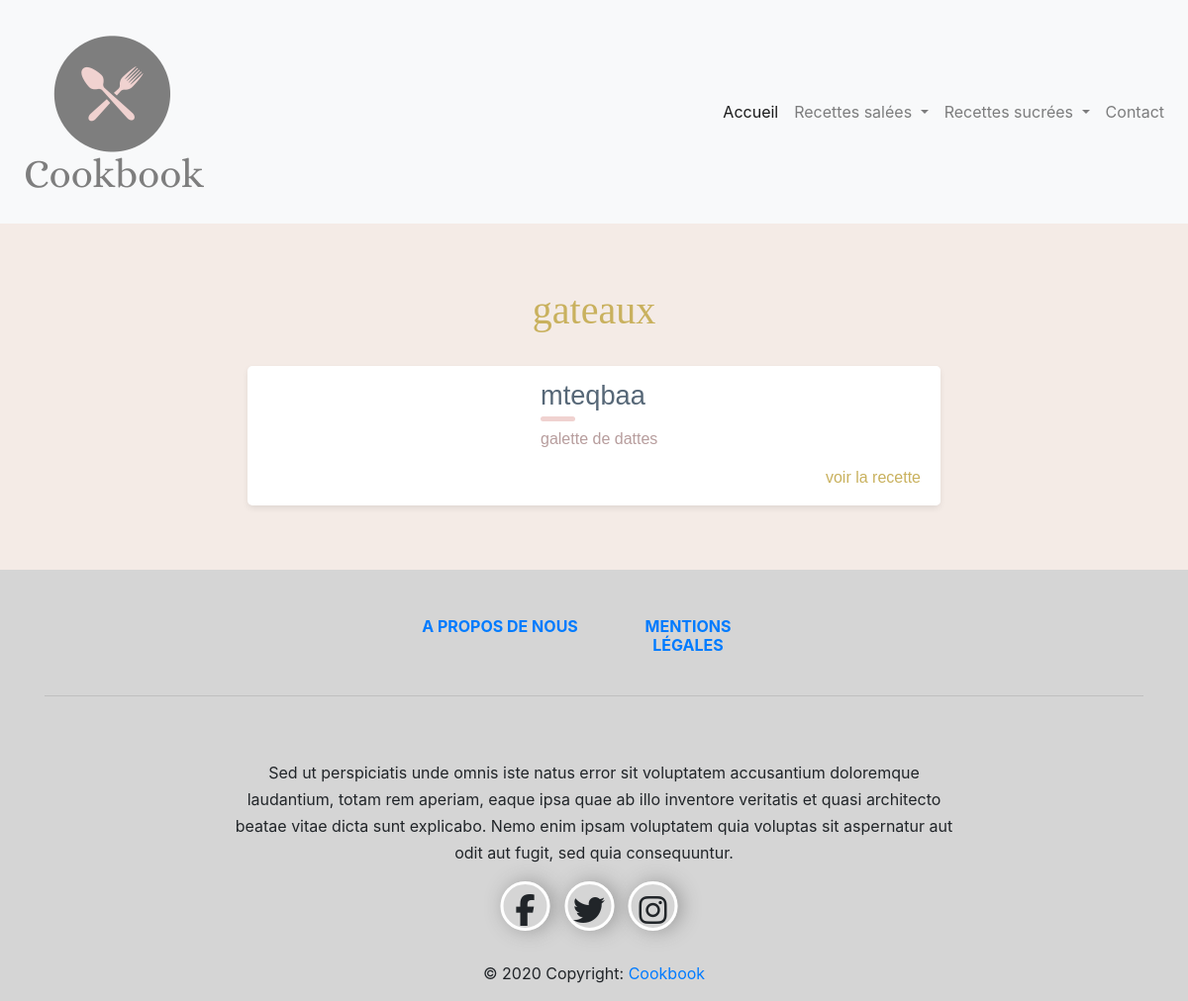
The app's page /affiche_recipe.php?edit=49 with its own data.
### tables this page shows
CREATE TABLE IF NOT EXISTS `category` (
  `id` int(11) NOT NULL AUTO_INCREMENT,
  `categorie` varchar(100) NOT NULL,
  `recettes` varchar(50) NOT NULL,
  `image` longtext DEFAULT NULL,
  PRIMARY KEY (`id`)
);

CREATE TABLE IF NOT EXISTS `recettes` (
  `id` int(11) NOT NULL AUTO_INCREMENT,
  `titre` varchar(100) NOT NULL,
  `descr` text NOT NULL,
  `categorie` varchar(200) NOT NULL,
  `image` longtext DEFAULT NULL,
  `temp` varchar(50) NOT NULL,
  `parts` int(11) NOT NULL,
  `niveau` varchar(100) NOT NULL,
  `ingredients` longtext NOT NULL,
  `preparation` longtext NOT NULL,
  `tag` varchar(200) NOT NULL,
  `note` longtext NOT NULL,
  `date` datetime NOT NULL,
  `user_id` int(11) DEFAULT NULL,
  PRIMARY KEY (`id`),
  KEY `user_id` (`user_id`)
);

### admin/categConfig.php (called while the page is built, shortened)
<?php
if (isset($_GET['edit'])) {
    $id = $_GET['edit'];
     $result = $connect -> query("SELECT * FROM category WHERE id = $id") or die ($connect ->error);
    $test = mysqli_num_rows($result);
    if ($test ==1) {
        $row = $result->fetch_array();
    }
}
?>

### affiche_recipe.php (the view, shortened to what this page needs)
<!DOCTYPE html>
<html lang="fr" >
<head>
   <link rel="stylesheet" href="https://stackpath.bootstrapcdn.com/bootstrap/4.4.1/css/bootstrap.min.css">
   <link rel="stylesheet" type="text/css" href="assets/css/footer.css">
  <link rel="stylesheet" type="text/css" href="assets/css/helper.css">
  <link rel="stylesheet" type="text/css" href="assets/css/index.css">
  <link rel="stylesheet" type="text/css" href="assets/css/footer.css">
	<link rel="stylesheet" type="text/css" href="assets/css/helper.css">
	<link rel="stylesheet" type="text/css" href="assets/css/entree.css">
</head>
<body >
<?php include("inc/navbar.php"); ?>
    <?php  require "config/setting.php"  ;  ?>
    <?php  require "./admin/categConfig.php"  ;  ?>
<main  class="bg_creamWhite p-5">
 <?php
 $categorie_chois = $row['categorie'];
 $result = $connect -> query("SELECT * FROM recettes WHERE categorie = '$categorie_chois' ;") or die($connect -> error);
?>
	<h1 class="text-center prata gold title p-3 "><?php  echo $row['categorie']; ?>  </h1>
    <?php
        while ($row =$result->fetch_assoc()):
    ?>
    <div class="blog-card">
    <div class="meta">
     <?php $image = $row['image'];
    $image_src = "config/upload/".$image;?>
      <div class="photo" style="background-image: url('<?php echo $image_src; ?>')"></div>
    </div>
    <div class="description">
      <h1 class="darkBlue"><?php  echo $row['titre'];   ?></h1>
      <p class="Pgray"> <?php  echo $row['descr'];   ?></p>
      <p class="read-more">
         <a href="recipe.php?edit=<?php echo $row['id']; ?>">voir la recette</a>
      </p>
    </div>
  </div>
  <?php  endwhile;   ?>
  </main>
<?php include("inc/footer.php"); ?>
</body>
</html>

### assets/css/footer.css (style rules this page uses)
body { background-color: #D5D5D5; height:100px; }

### assets/css/helper.css (style rules this page uses)
.gold { color: #C9B15E; }
.darkBlue { color: #566777; }
.Pgray { color : #b79d9d; }
.bg_creamWhite { background-color: #F4EBE6; }
.prata { font-family: 'Prata', serif; }

### assets/css/entree.css (style rules this page uses)
* { box-sizing: border-box; }
.blog-card { display: -webkit-box; display: flex; -webkit-box-orient: vertical; -webkit-box-direction: normal; flex-direction: column; margin: 1rem auto; box-shadow: 0 3px 7px -1px rgba(0, 0, 0, 0.1); margin-bottom: 1.6%; background: #fff; line-height: 1.4; font-family: sans-serif; border-radius: 5px; overflow: hidden; z-index: 0; }
.blog-card a { color: inherit; }
.blog-card .meta { position: relative; z-index: 0; height: 200px; }
.blog-card .photo { position: absolute; top: 0; right: 0; bottom: 0; left: 0; background-size: cover; background-position: center; -webkit-transition: -webkit-transform .2s; transition: -webkit-transform .2s; transition: transform .2s; transition: transform .2s, -webkit-transform .2s; }
.blog-card .description { padding: 1rem; background: #fff; position: relative; z-index: 1; }
.blog-card .description h1, .blog-card .description h2 { font-family: Poppins, sans-serif; }
.blog-card .description h1 { line-height: 1; margin: 0; font-size: 1.7rem; }
.blog-card .description .read-more { text-align: right; }
.blog-card .description .read-more a { color: #C9B15E; display: inline-block; position: relative; }
.blog-card .description .read-more a:after { content: "\f061"; font-family: FontAwesome; margin-left: -10px; opacity: 0; vertical-align: middle; -webkit-transition: margin .3s, opacity .3s; transition: margin .3s, opacity .3s; }
.blog-card p { position: relative; margin: 1rem 0 0; }
.blog-card p:first-of-type { margin-top: 1.25rem; }
.blog-card p:first-of-type:before { content: ""; position: absolute; height: 5px; background: #f0d2d0; width: 35px; top: -0.75rem; border-radius: 3px; }
@media (min-width: 640px) { .blog-card { -webkit-box-orient: horizontal; -webkit-box-direction: normal; flex-direction: row; max-width: 700px; } }
@media (min-width: 640px) { .blog-card .meta { flex-basis: 40%; height: auto; } }
@media (min-width: 640px) { .blog-card .description { flex-basis: 60%; } }
@media (min-width: 640px) { .blog-card .description:before { -webkit-transform: skewX(-3deg); transform: skewX(-3deg); content: ""; background: #fff; width: 30px; position: absolute; left: -10px; top: 0; bottom: 0; z-index: -1; } }

### records on screen
category: categorie "gateaux"
recettes: titre "mteqbaa", descr "galette de dattes"
